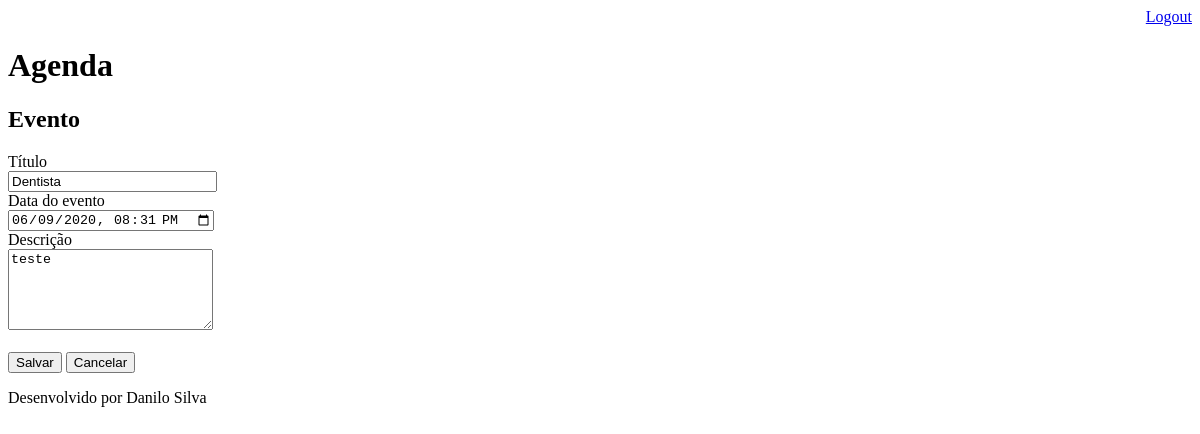
The app's page /agenda/evento/?id=1 (signed in), older data.
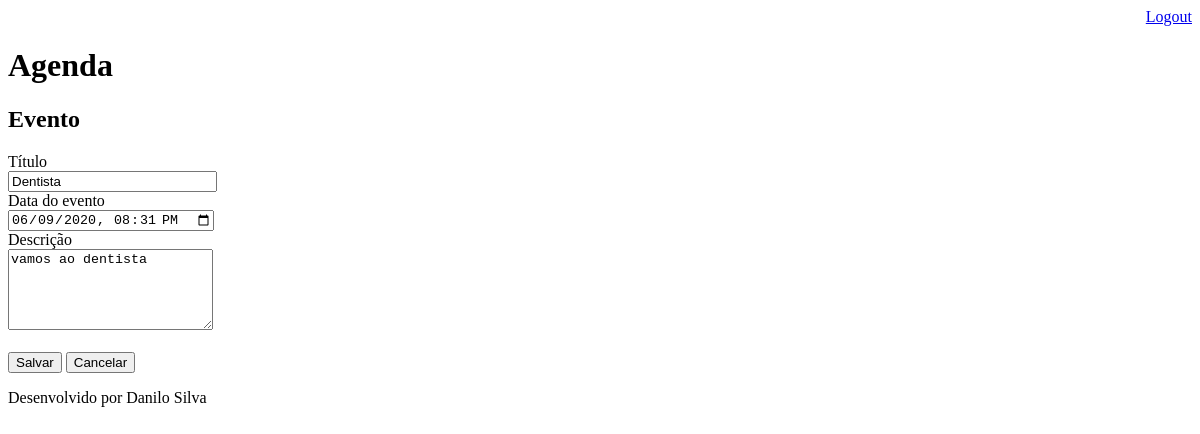
The same page, newer data.
### core/models.py (models this page shows, shortened)
class Evento(models.Model):
    titulo = models.CharField(max_length=100)
    descricao = models.TextField(blank=True, null=True)
    data_evento = models.DateTimeField(verbose_name='Data do evento')
    data_criacao = models.DateTimeField(auto_now=True, verbose_name='Data de criação')
    usuario = models.ForeignKey(User, on_delete=models.CASCADE)
    class Meta:
        db_table = 'evento'
    def get_data_evento_update(self):
        return self.data_evento.strftime('%Y-%m-%d %H:%M')

### core/views.py (the view)
# urls.py: path('agenda/evento/', views.evento),
@login_required(login_url='/login/')
def evento(request):
    id_evento = request.GET.get('id')
    dados = {}
    if id_evento:
        dados['evento'] = Evento.objects.get(id=id_evento)
    return render(request, 'evento.html', dados)

### templates/evento.html (shortened to what this page needs)
{% extends "model_page.html" %}
{% block content %}
  <h2>Evento</h2>
  <form action="submit" method="post"> {% csrf_token %}
    <label>Título</label>
    <br>
    <input type="text" name="titulo" size="23" value="{{evento.titulo}}">
    <br>
    <label>Data do evento</label>
    <br>
    <input type="datetime-local" name="data_evento" value="{{evento.get_data_evento_update}}">
    <br>
    <label>Descrição</label>
    <br>
    <textarea name="descricao" rows="5" cols="23">{{evento.descricao}}</textarea>
    <br><br>
    <button type="submit">Salvar</button>
    <a href='/'><button type="button">Cancelar</button></a>
  </form>
{% endblock %}

Row changes from the older to the newer data that the page shows:
changed Evento "Dentista": descricao "teste" → "vamos ao dentista"
